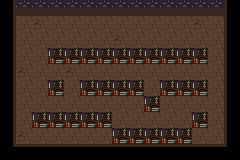

Below is a game level as drawn by its tile map, then a one-line description and the .tmx that defines it (tile-layer data replaced by summaries):
An orthogonal 15x10 tile map with 16x16 px tiles, 3 tile layers (background, walls, static_objects) and 22 objects.

<map version="1.0" orientation="orthogonal" renderorder="right-down" width="15" height="10" tilewidth="16" tileheight="16" nextobjectid="43">
 <tileset firstgid="1" name="tiles" tilewidth="16" tileheight="16" tilecount="18" columns="9">
  <image source="tiles.png" width="144" height="32" />
 </tileset>
 <layer name="background" width="15" height="10">
  <data>[150 cells, 104 non-empty, 2 distinct tile ids]</data>
 </layer>
 <layer name="walls" width="15" height="10">
  <data>[150 cells, 84 non-empty, 8 distinct tile ids]</data>
 </layer>
 <layer name="static_objects" width="15" height="10">
  <data>[150 cells, 0 non-empty, 0 distinct tile ids]</data>
 </layer>
 <objectgroup name="walls">
  <object id="16" x="0" y="0" width="240" height="16" />
  <object id="17" x="224" y="16" width="16" height="144" />
  <object id="18" x="16" y="144" width="208" height="16" />
  <object id="19" x="0" y="16" width="16" height="144" />
  <object id="32" x="48" y="32" width="16" height="32" />
  <object id="33" x="64" y="48" width="144" height="16" />
  <object id="34" x="144" y="16" width="16" height="32" />
  <object id="35" x="32" y="80" width="32" height="16" />
  <object id="36" x="80" y="80" width="128" height="16" />
  <object id="37" x="112" y="128" width="80" height="16" />
  <object id="38" x="176" y="112" width="32" height="16" />
  <object id="39" x="32" y="96" width="16" height="32" />
  <object id="40" x="48" y="112" width="80" height="16" />
  <object id="42" x="144" y="96" width="16" height="16" />
 </objectgroup>
 <objectgroup name="static_objects" />
 <objectgroup name="actors">
  <object id="21" x="16" y="80" width="16" height="16" />
 </objectgroup>
 <objectgroup name="enemies">
  <object id="22" x="208" y="80" width="16" height="16" />
 </objectgroup>
 <objectgroup name="lights">
  <object id="23" x="48" y="48" width="16" height="16" />
  <object id="24" x="48" y="96" width="16" height="16" />
  <object id="25" x="128" y="96" width="16" height="16" />
  <object id="26" x="128" y="48" width="16" height="16" />
  <object id="27" x="192" y="48" width="16" height="16" />
  <object id="28" x="192" y="96" width="16" height="16" />
 </objectgroup>
</map>